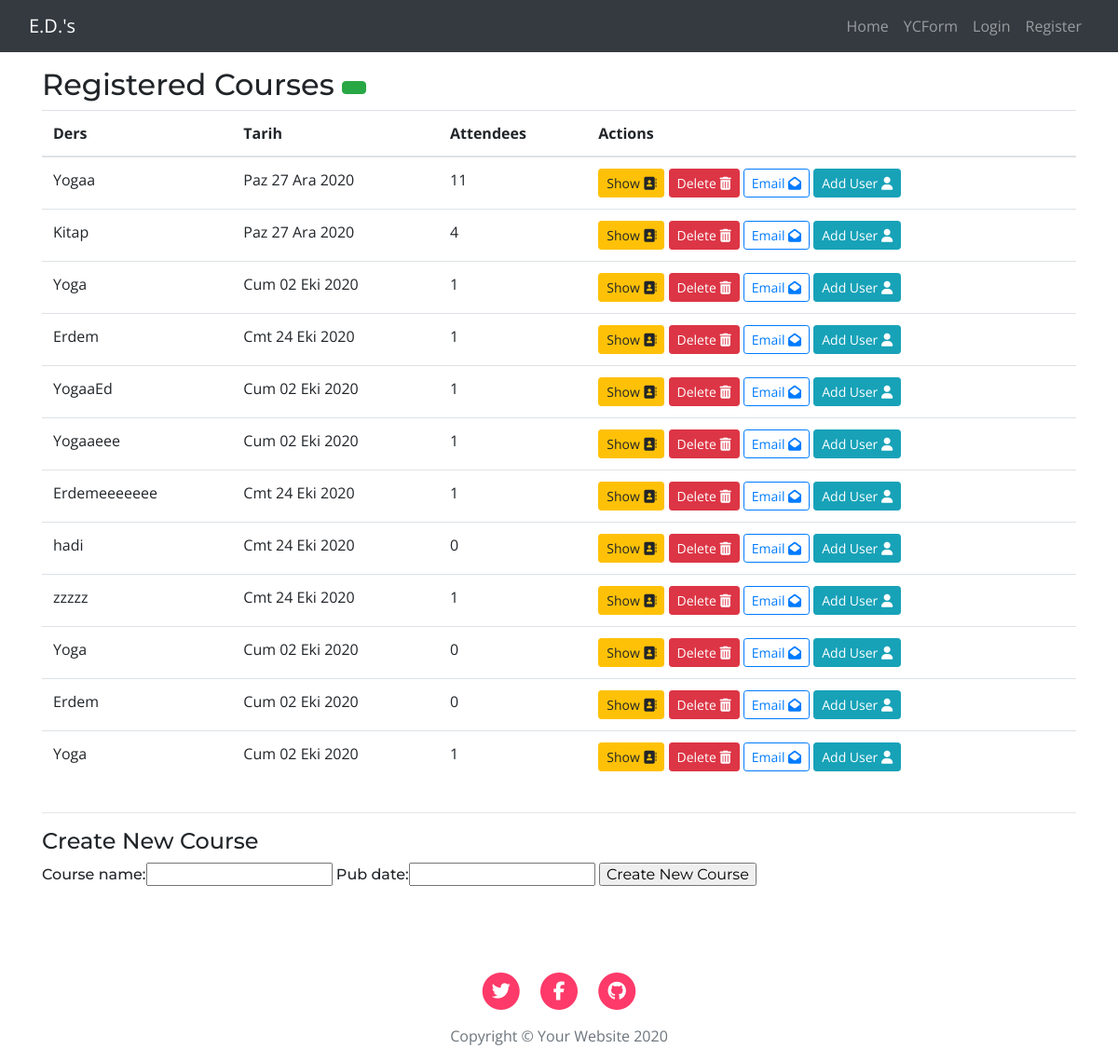
Before: / with the older database file.
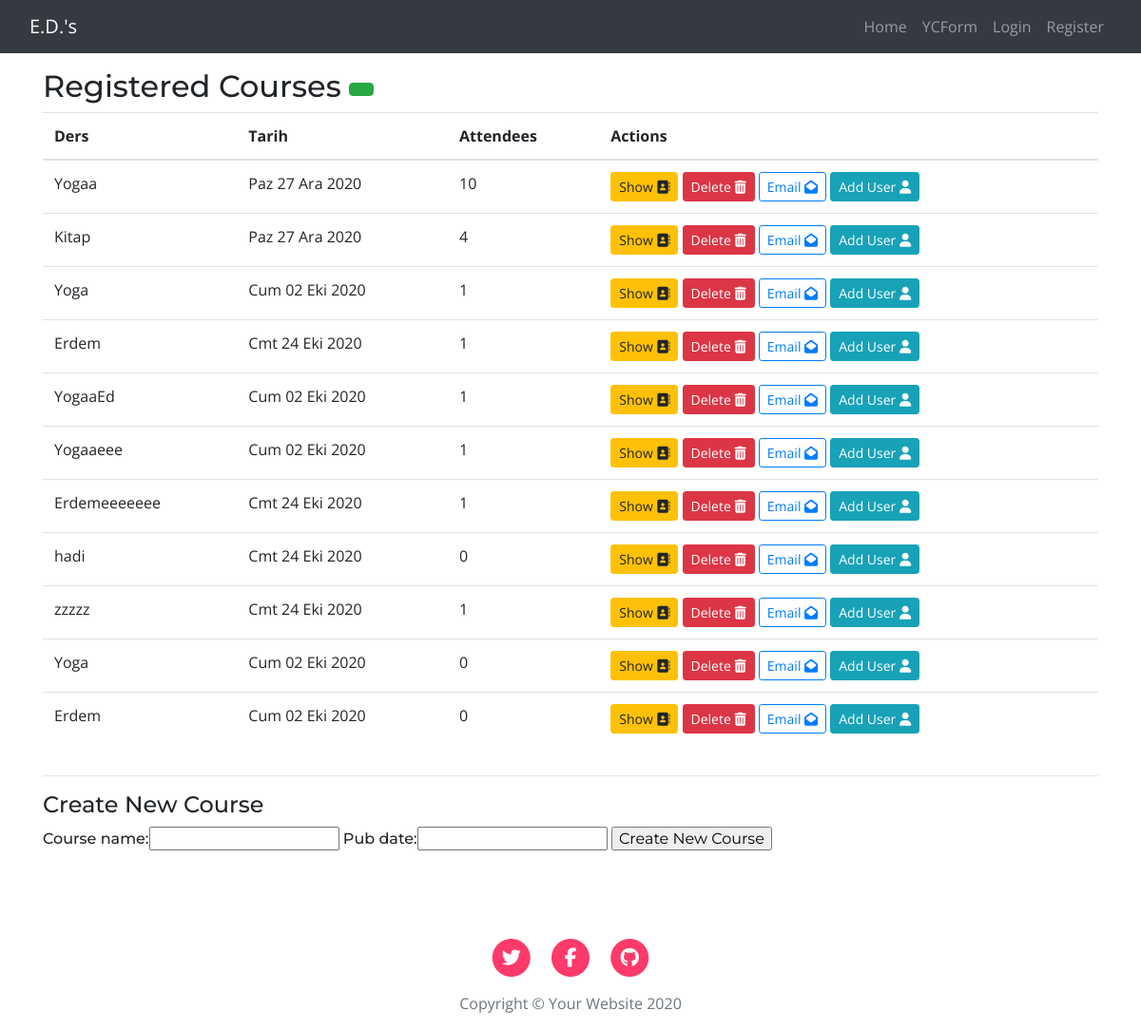
After: the same page with the newer database file.
### courses/models.py (models this page shows, shortened)
class Course(models.Model):
    course_name = models.CharField(max_length=200)
    pub_date = models.DateTimeField('date published')

### courses/views.py (the view, shortened to what this page needs)
# urls.py: path('', views.get_courses, name= 'courses'),
def get_courses(request):
    courses = Course.objects.all()
    form = CourseForm()
    return render (request,template_name='courses/courses.html', context={'courses': courses,'form':form})

### courses/forms.py
class CourseForm(forms.Form):
    course_name = forms.CharField(max_length=100)
    pub_date = forms.DateTimeField()

### templates/courses/courses.html (shortened to what this page needs)
{% extends '../base.html' %}
{% block content %}
<div class="row">
    <div class="col-lg-12 mx-auto">
        <h1>Registered Courses
            <a href="#"><button type="button" class="btn btn-success "> </button></a>
        </h1>
        <table class="table table-hover">
            <thead>
                <tr>
                    <th scope="col">Ders</th>
                    <th scope="col">Tarih</th>
                    <th scope="col">Attendees</th>
                    <th scope="col">Actions</th>
                </tr>
            </thead>
            <tbody>
                {% for course in courses %}
                <tr>
                    <td>
                        <p style="margin:0px">{{ course.course_name }}</p>
                    </td>
                    <td>
                        <p style="margin:0px">{{ course.pub_date | date:"D d M Y" }}</p>
                    </td>
                    <td>
                        <p style="margin:0px">{{course.attendee_set.all.count}}</p>
                    </td>
                    <td>
                        <a href="{% url 'courses:show_course' course.id %}"><button type="button"
                                class="btn btn-warning btn-sm">Show <i class="fas fa-address-book"></i></button></a>
                        <a href="{% url 'courses:areyousure' course.id %}"><button type="button"
                                class="btn btn-danger btn-sm">Delete <i class="fas fa-trash-alt"></i></button></a>
                        <a href="#"><button type="button" class="btn btn-outline-primary btn-sm">Email <i
                                    class="fas fa-envelope-open"></i></button></a>
                        <a href="{% url 'courses:create_attendee' course.id %}"><button type="button"
                                class="btn btn-info btn-sm">Add User <i class="fas fa-user"></i></button></a>
                    </td>
                    {% endfor %}
                </tr>
        </table>
    </div>
    <div class="col-lg-12">
        <hr>
        <h2>Create New Course</h2>
        <h6>
            <form action="{% url 'courses:courses'%}" method="post" class="form-group" novalidate>
                {{ form }}
                <input type="submit" value="Create New Course">
            </form>
        </h6>
        <br>
    </div>
    {% endblock %}

Changed rows visible on the page:
removed Course: course_name "Yoga", pub_date "Cum 02 Eki 2020", attendee_set.all.count "1"
computed for Course "Yogaa": attendee_set.all.count "11" → "10"
